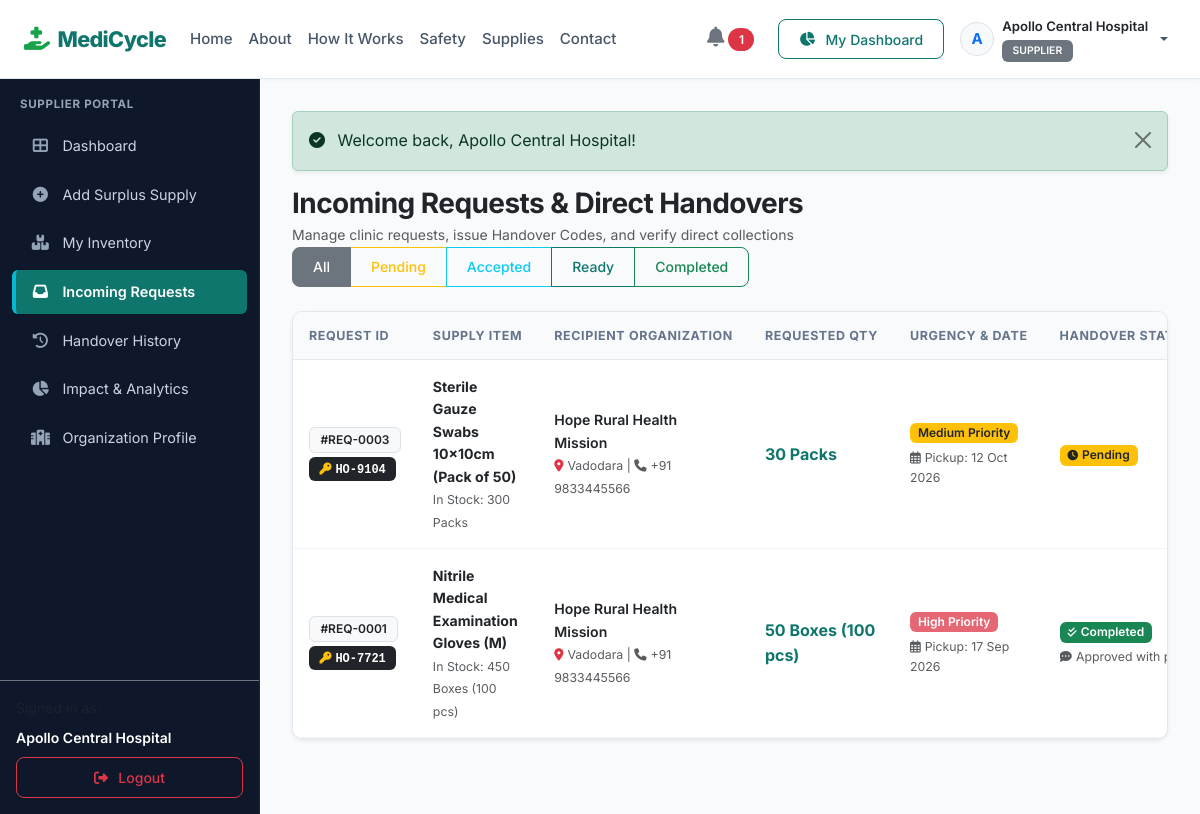
The app's page /supplier/requests.php (signed in) with its own data.
### tables this page shows
CREATE TABLE requests (
    id INT AUTO_INCREMENT PRIMARY KEY,
    supply_id INT NOT NULL,
    requester_id INT NOT NULL,
    requested_quantity INT NOT NULL,
    purpose VARCHAR(255) DEFAULT NULL,
    urgency ENUM('Low', 'Medium', 'High', 'Critical') DEFAULT 'Medium',
    preferred_collection_date DATE DEFAULT NULL,
    message TEXT,
    smart_match_score INT DEFAULT NULL,
    status ENUM('Pending', 'Accepted', 'Ready for Handover', 'Collected', 'Received', 'Completed', 'Rejected') DEFAULT 'Pending',
    supplier_remarks TEXT DEFAULT NULL,
    handover_code VARCHAR(30) DEFAULT NULL,
    requested_at TIMESTAMP DEFAULT CURRENT_TIMESTAMP,
    approved_at DATETIME DEFAULT NULL,
    ready_at DATETIME DEFAULT NULL,
    completed_at DATETIME DEFAULT NULL,
    CONSTRAINT fk_request_supply FOREIGN KEY (supply_id) REFERENCES medical_supplies(id) ON DELETE CASCADE,
    CONSTRAINT fk_request_user FOREIGN KEY (requester_id) REFERENCES users(id) ON DELETE CASCADE,
    INDEX idx_request_status (status)
);

CREATE TABLE medical_supplies (
    id INT AUTO_INCREMENT PRIMARY KEY,
    supplier_id INT NOT NULL,
    category_id INT NOT NULL,
    supply_name VARCHAR(150) NOT NULL,
    description TEXT,
    quantity INT NOT NULL,
    unit VARCHAR(50) NOT NULL,
    condition_status ENUM('New / Unopened', 'Sterile Sealed', 'Surplus Stock') NOT NULL,
    packaging_status ENUM('Original Factory Seal', 'Tamper Evident Packaging', 'Intact Outer Box') NOT NULL,
    expiry_date DATE NOT NULL,
    batch_number VARCHAR(100) DEFAULT NULL,
    storage_requirements VARCHAR(150) DEFAULT 'Room Temperature',
    location VARCHAR(150) NOT NULL,
    availability_date DATE DEFAULT NULL,
    minimum_request_quantity INT DEFAULT 1,
    status ENUM('Available', 'Reserved', 'Handed Over', 'Completed', 'Cancelled') DEFAULT 'Available',
    priority_score INT DEFAULT 50,
    priority_level ENUM('Low', 'Medium', 'High', 'Critical') DEFAULT 'Medium',
    created_at TIMESTAMP DEFAULT CURRENT_TIMESTAMP,
    updated_at TIMESTAMP DEFAULT CURRENT_TIMESTAMP ON UPDATE CURRENT_TIMESTAMP,
    CONSTRAINT fk_supply_supplier FOREIGN KEY (supplier_id) REFERENCES users(id) ON DELETE CASCADE,
    CONSTRAINT fk_supply_category FOREIGN KEY (category_id) REFERENCES categories(id) ON DELETE RESTRICT,
    INDEX idx_supply_status (status),
    INDEX idx_supply_expiry (expiry_date),
    INDEX idx_supply_priority (priority_score)
);

CREATE TABLE organizations (
    id INT AUTO_INCREMENT PRIMARY KEY,
    user_id INT NOT NULL,
    organization_name VARCHAR(150) NOT NULL,
    organization_type VARCHAR(50) NOT NULL,
    license_number VARCHAR(100) DEFAULT NULL,
    address TEXT NOT NULL,
    city VARCHAR(100) NOT NULL,
    state VARCHAR(100) NOT NULL,
    pincode VARCHAR(20) NOT NULL,
    verification_status ENUM('pending', 'verified', 'rejected') DEFAULT 'verified',
    created_at TIMESTAMP DEFAULT CURRENT_TIMESTAMP,
    CONSTRAINT fk_org_user FOREIGN KEY (user_id) REFERENCES users(id) ON DELETE CASCADE,
    INDEX idx_org_city (city)
);

CREATE TABLE users (
    id INT AUTO_INCREMENT PRIMARY KEY,
    name VARCHAR(100) NOT NULL,
    email VARCHAR(100) NOT NULL UNIQUE,
    password VARCHAR(255) NOT NULL,
    phone VARCHAR(20) NOT NULL,
    role ENUM('supplier', 'ngo') NOT NULL,
    email_verified TINYINT(1) DEFAULT 1,
    status ENUM('active', 'inactive', 'suspended') DEFAULT 'active',
    created_at TIMESTAMP DEFAULT CURRENT_TIMESTAMP,
    updated_at TIMESTAMP DEFAULT CURRENT_TIMESTAMP ON UPDATE CURRENT_TIMESTAMP,
    INDEX idx_user_role (role),
    INDEX idx_user_status (status)
);

### supplier/requests.php (the view, shortened to what this page needs)
<?php
require_once __DIR__ . '/../config/config.php';
$userId = $_SESSION['user_id'];
$statusFilter = clean($_GET['status'] ?? '');
$sql = "SELECT r.*, s.supply_name, s.unit, s.quantity as available_qty, s.location as pickup_hub,
               u.name as requester_name, u.email as requester_email, u.phone as requester_phone,
               o.organization_name, o.city as ngo_city, o.organization_type
        FROM requests r
        JOIN medical_supplies s ON r.supply_id = s.id
        JOIN users u ON r.requester_id = u.id
        LEFT JOIN organizations o ON u.id = o.user_id
        WHERE s.supplier_id = ?";
$params = [$userId];
$sql .= " ORDER BY r.requested_at DESC";
$stmt = $pdo->prepare($sql);
$stmt->execute($params);
$requests = $stmt->fetchAll();
include __DIR__ . '/../includes/header.php';
include __DIR__ . '/../includes/navbar.php';
?>
<div class="app-container">
    <?php include __DIR__ . '/../includes/sidebar.php'; ?>
    <div class="app-content">
        <?php echo render_flash_messages(); ?>
        <div class="d-flex flex-wrap justify-content-between align-items-center mb-4">
            <div>
                <h3 class="fw-bold text-dark mb-1">Incoming Requests & Direct Handovers</h3>
                <p class="text-muted small mb-0">Manage clinic requests, issue Handover Codes, and verify direct collections</p>
            </div>
            <div class="btn-group btn-group-sm">
                <a href="<?php echo BASE_URL; ?>/supplier/requests.php" class="btn btn-outline-secondary <?php echo empty($statusFilter) ? 'active' : ''; ?>">All</a>
                <a href="<?php echo BASE_URL; ?>/supplier/requests.php?status=Pending" class="btn btn-outline-warning <?php echo $statusFilter === 'Pending' ? 'active' : ''; ?>">Pending</a>
                <a href="<?php echo BASE_URL; ?>/supplier/requests.php?status=Accepted" class="btn btn-outline-info <?php echo $statusFilter === 'Accepted' ? 'active' : ''; ?>">Accepted</a>
                <a href="<?php echo BASE_URL; ?>/supplier/requests.php?status=Ready for Handover" class="btn btn-outline-primary <?php echo $statusFilter === 'Ready for Handover' ? 'active' : ''; ?>">Ready</a>
                <a href="<?php echo BASE_URL; ?>/supplier/requests.php?status=Completed" class="btn btn-outline-success <?php echo $statusFilter === 'Completed' ? 'active' : ''; ?>">Completed</a>
            </div>
        </div>
        <div class="card border-0 shadow-sm">
            <div class="card-body p-0">
                <div class="table-responsive">
                    <table class="table table-hover align-middle mb-0">
                        <thead class="table-light">
                            <tr>
                                <th>Request ID</th>
                                <th>Supply Item</th>
                                <th>Recipient Organization</th>
                                <th>Requested Qty</th>
                                <th>Urgency & Date</th>
                                <th>Handover Status</th>
                            </tr>
                        </thead>
                        <tbody>
                            <?php if (!empty($requests)): ?>
                                <?php foreach ($requests as $r): ?>
                                    <tr id="req-<?php echo $r['id']; ?>">
                                        <td>
                                            <span class="badge bg-light text-dark border">#REQ-<?php echo str_pad($r['id'], 4, '0', STR_PAD_LEFT); ?></span>
                                            <?php if (!empty($r['handover_code'])): ?>
                                                <div class="mt-1">
                                                    <span class="badge bg-dark font-monospace" title="Handover Verification Code">
                                                        <i class="fas fa-key me-1 text-warning"></i><?php echo e($r['handover_code']); ?>
                                                    </span>
                                                </div>
                                            <?php endif; ?>
                                        </td>
                                        <td>
                                            <span class="fw-bold text-dark d-block"><?php echo e($r['supply_name']); ?></span>
                                            <span class="text-muted small">In Stock: <?php echo $r['available_qty'] . ' ' . e($r['unit']); ?></span>
                                        </td>
                                        <td>
                                            <span class="fw-semibold text-dark d-block"><?php echo e($r['organization_name'] ?? $r['requester_name']); ?></span>
                                            <span class="text-muted small">
                                                <i class="fas fa-map-marker-alt me-1 text-danger"></i><?php echo e($r['ngo_city'] ?? 'City N/A'); ?> |
                                                <i class="fas fa-phone me-1"></i><?php echo e($r['requester_phone']); ?>
                                            </span>
                                        </td>
                                        <td>
                                            <span class="fw-bold fs-6 text-teal"><?php echo number_format($r['requested_quantity']) . ' ' . e($r['unit']); ?></span>
                                        </td>
                                        <td>
                                            <?php echo priority_badge($r['urgency'] ?? 'Medium'); ?>
                                            <?php if (!empty($r['preferred_collection_date'])): ?>
                                                <div class="small text-muted mt-1">
                                                    <i class="far fa-calendar-alt me-1"></i>Pickup: <?php echo format_date($r['preferred_collection_date']); ?>
                                                </div>
                                            <?php endif; ?>
                                        </td>
                                        <td>
                                            <?php echo status_badge($r['status']); ?>
                                            <?php if (!empty($r['supplier_remarks'])): ?>
                                                <div class="text-muted small mt-1 text-truncate" style="max-width: 150px;" title="<?php echo e($r['supplier_remarks']); ?>">
                                                    <i class="fas fa-comment-dots me-1"></i><?php echo e($r['supplier_remarks']); ?>
                                                </div>
                                            <?php endif; ?>
                                        </td>
                                    </tr>
                                <?php endforeach; ?>
                            <?php endif; ?>
                        </tbody>
                    </table>
                </div>
            </div>
        </div>
    </div>
</div>
<?php include __DIR__ . '/../includes/footer.php'; ?>

### includes/functions.php (shortened to what this page needs)
<?php
function e($string) {
    return htmlspecialchars((string)($string ?? ''), ENT_QUOTES, 'UTF-8');
}
function clean($data) {
    return trim(strip_tags((string)($data ?? '')));
}
function format_date($dateStr, $format = 'd M Y') {
    $timestamp = strtotime($dateStr);
    return $timestamp ? date($format, $timestamp) : 'N/A';
}
function status_badge($status) {
    $status = trim($status);
    $lower = strtolower($status);
    $class = match($lower) {
        'available', 'completed', 'received', 'verified' => 'bg-success text-white',
        'accepted' => 'bg-primary text-white',
        'ready for handover' => 'bg-info text-dark',
        'collected' => 'bg-secondary text-white',
        'pending', 'reserved' => 'bg-warning text-dark',
        'rejected', 'cancelled', 'inactive', 'suspended' => 'bg-danger text-white',
        default => 'bg-secondary text-white'
    };
    $icon = match($lower) {
        'available' => 'fa-check-circle',
        'accepted' => 'fa-thumbs-up',
        'ready for handover' => 'fa-box-open',
        'collected' => 'fa-people-carry-box',
        'completed', 'received' => 'fa-check-double',
        'pending' => 'fa-clock',
        'rejected', 'cancelled' => 'fa-times-circle',
        default => 'fa-circle'
    };
    return '<span class="badge ' . $class . ' px-2 py-1"><i class="fas ' . $icon . ' me-1 small"></i>' . e(ucfirst($status)) . '</span>';
}
function priority_badge($priority) {
    $priority = trim($priority);
    $class = match(strtolower($priority)) {
        'critical' => 'bg-danger text-white',
        'high'     => 'bg-danger bg-opacity-75 text-white',
        'medium'   => 'bg-warning text-dark',
        'low'      => 'bg-info text-dark',
        default    => 'bg-secondary text-white'
    };
    return '<span class="badge ' . $class . ' px-2 py-1">' . e(ucfirst($priority)) . ' Priority</span>';
}

### assets/css/style.css (style rules this page uses)
:root { --primary-color: #0F766E; --primary-hover: #115E59; --primary-light: #CCFBF1; --primary-bg: #F0FDFA; --secondary-green: #16A34A; --secondary-green-light: #DCFCE7; --accent-cyan: #06B6D4; --accent-cyan-light: #CFFAFE; --dark-slate: #0F172A; --muted-slate: #64748B; --border-color: #E2E8F0; --card-bg: #FFFFFF; --sidebar-bg: #0F172A; --sidebar-hover: #1E293B; --sidebar-active: #0F766E; --sidebar-text: #F1F5F9; --sidebar-muted: #94A3B8; --card-shadow: 0 1px 3px rgba(15, 23, 42, 0.06), 0 1px 2px rgba(15, 23, 42, 0.04); --card-shadow-hover: 0 10px 15px -3px rgba(15, 23, 42, 0.08), 0 4px 6px -4px rgba(15, 23, 42, 0.03); --card-shadow-elevated: 0 20px 25px -5px rgba(15, 23, 42, 0.1), 0 8px 10px -6px rgba(15, 23, 42, 0.05); }
* { box-sizing: border-box; }
html { min-height: 100%; scroll-behavior: smooth; }
body { min-height: 100vh; font-family: 'Inter', -apple-system, BlinkMacSystemFont, 'Segoe UI', Roboto, Helvetica, Arial, sans-serif; background-color: #F8FAFC; color: var(--dark-slate); line-height: 1.6; display: flex; flex-direction: column; overflow-x: hidden; }
section, header, footer, main, .app-container { flex-shrink: 0; }
h1, h2, h3, h4, h5, h6 { font-weight: 700; color: var(--dark-slate); letter-spacing: -0.02em; }
.text-teal { color: var(--primary-color) !important; }
.btn { font-weight: 500; border-radius: 8px; padding: 0.55rem 1.25rem; transition: all 0.18s ease-in-out; display: inline-flex; align-items: center; justify-content: center; gap: 0.4rem; }
.btn-outline-primary { color: var(--primary-color); border-color: var(--primary-color); background-color: transparent; }
.card { background-color: var(--card-bg); border: 1px solid var(--border-color); border-radius: 12px; box-shadow: var(--card-shadow); transition: transform 0.2s ease, box-shadow 0.2s ease; }
.app-container { display: flex; flex: 1 1 auto; min-height: calc(100vh - 65px); }
.app-content { flex-grow: 1; padding: 2rem; overflow-y: auto; background-color: #F8FAFC; min-width: 0; }
.table-responsive { border: 1px solid var(--border-color); border-radius: 10px; background: #FFFFFF; overflow-x: auto; }
.table { margin-bottom: 0; }
.table th { font-size: 0.78rem; text-transform: uppercase; letter-spacing: 0.05em; font-weight: 700; color: var(--muted-slate); border-top: none; border-bottom: 1px solid var(--border-color); background-color: #F8FAFC; padding: 0.85rem 1rem; white-space: nowrap; }
.table td { padding: 0.95rem 1rem; vertical-align: middle; font-size: 0.88rem; border-color: #F1F5F9; color: var(--dark-slate); }
.badge { font-weight: 600; font-size: 0.75rem; padding: 0.35rem 0.65rem; border-radius: 6px; }

### records on screen
requests: id "0003", handover_code "HO-9104", supply.supply_name "Sterile Gauze Swabs 10x10cm (Pack of 50)", supply.quantity "300", supply.unit "Packs", organizations.organization_name "Hope Rural Health Mission", organizations.city "Vadodara", requester.phone "+91 9833445566", requested_quantity "30", urgency "Medium", preferred_collection_date "12 Oct 2026", status "Pending"
requests: id "0001", handover_code "HO-7721", supply.supply_name "Nitrile Medical Examination Gloves (M)", supply.quantity "450", supply.unit "Boxes (100 pcs)", organizations.organization_name "Hope Rural Health Mission", organizations.city "Vadodara", requester.phone "+91 9833445566", requested_quantity "50", urgency "High", preferred_collection_date "17 Sep 2026", status "Completed", supplier_remarks "Approved with priorit…"

### other values on screen
$unreadNotifCount "1"
substr($currentUser['name'], 0, 1) "A"
$currentUser['name'] "Apollo Central Hospital"
$currentUser['role'] "SUPPLIER"
$message "Welcome back, Apollo Central Hospital!"
